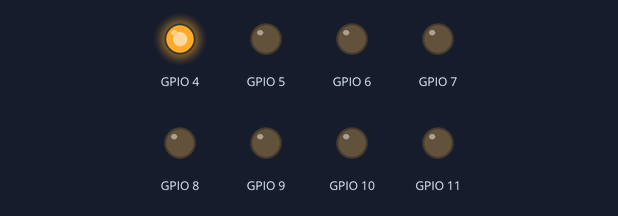
Bench run of a program on a simulated Raspberry Pi (BCM pin numbers). Parts: output pins drawn as LEDs (lit = HIGH).

Above: at 0.05 s.
At 0.65 s:
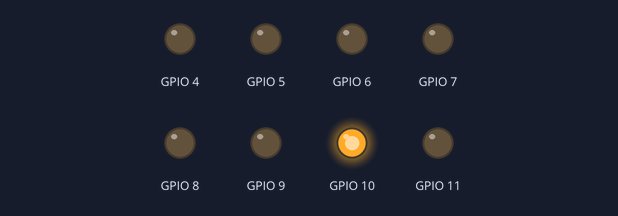
At 1.25 s:
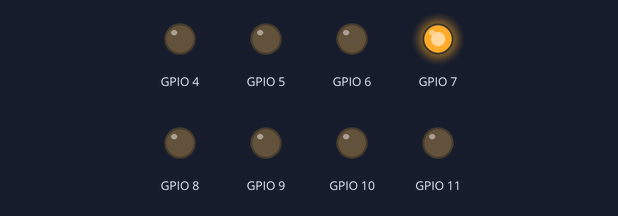
At 1.75 s:
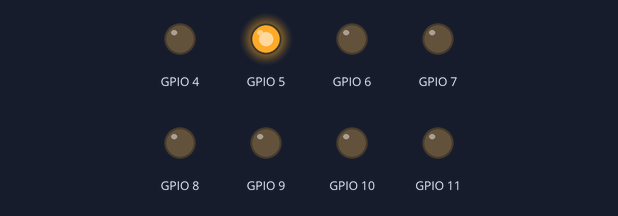
At 2.4 s:
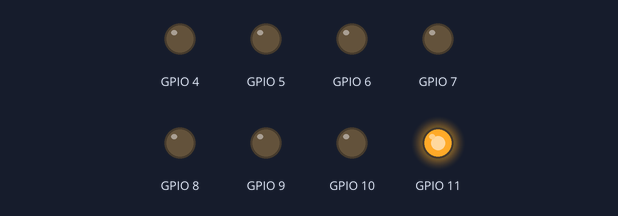
At 3.45 s:
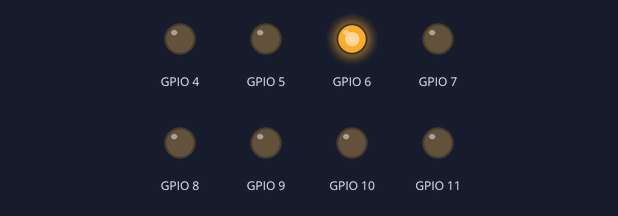
Timing chart, 0 to 3.8 s (numbered marks = the images above):
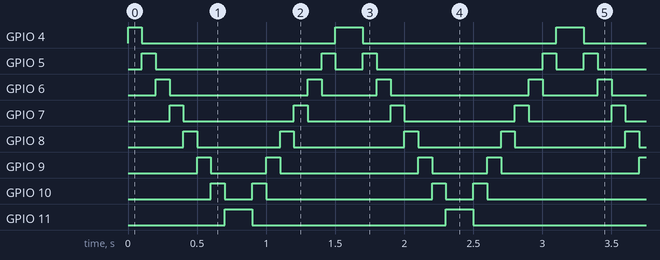

The program:

karasimsek.py
```python
#rgb.py
import time
import RPi.GPIO as GPIO

GPIO.setmode(GPIO.BCM)
GPIO.setup(4, GPIO.OUT)
GPIO.setup(5, GPIO.OUT)
GPIO.setup(6, GPIO.OUT)
GPIO.setup(7, GPIO.OUT)
GPIO.setup(8, GPIO.OUT)
GPIO.setup(9, GPIO.OUT)
GPIO.setup(10, GPIO.OUT)
GPIO.setup(11, GPIO.OUT)


while True:

    #Kirmizi
    GPIO.output(4, True)
    time.sleep(1/10)
    GPIO.output(4, False)

    GPIO.output(5, True)
    time.sleep(1/10)
    GPIO.output(5, False)

    GPIO.output(6, True)
    time.sleep(1/10)
    GPIO.output(6, False)

    GPIO.output(7, True)
    time.sleep(1/10)
    GPIO.output(7, False)

    GPIO.output(8, True)
    time.sleep(1/10)
    GPIO.output(8, False)

    GPIO.output(9, True)
    time.sleep(1/10)
    GPIO.output(9, False)

    GPIO.output(10, True)
    time.sleep(1/10)
    GPIO.output(10, False)

    GPIO.output(11, True)
    time.sleep(1/10)
    GPIO.output(11, False)

    GPIO.output(11, True)
    time.sleep(1/10)
    GPIO.output(11, False)

    GPIO.output(10, True)
    time.sleep(1/10)
    GPIO.output(10, False)

    GPIO.output(9, True)
    time.sleep(1/10)
    GPIO.output(9, False)

    GPIO.output(8, True)
    time.sleep(1/10)
    GPIO.output(8, False)

    GPIO.output(7, True)
    time.sleep(1/10)
    GPIO.output(7, False)

    GPIO.output(6, True)
    time.sleep(1/10)
    GPIO.output(6, False)

    GPIO.output(5, True)
    time.sleep(1/10)
    GPIO.output(5, False)

    GPIO.output(4, True)
    time.sleep(1/10)
    GPIO.output(4, False)
```

Measured:
- by itself, GPIO 4: repeats every 1.6 s: LOW 1.4 s, HIGH 0.20 s
- by itself, GPIO 5: repeats every 1.6 s: LOW 1.2 s, HIGH 0.10 s, LOW 0.20 s, HIGH 0.10 s
- by itself, GPIO 6: repeats every 1.6 s: LOW 1.0 s, HIGH 0.10 s, LOW 0.40 s, HIGH 0.10 s
- by itself, GPIO 7: repeats every 1.6 s: LOW 0.80 s, HIGH 0.10 s, LOW 0.60 s, HIGH 0.10 s
- by itself, GPIO 8: repeats every 1.6 s: LOW 0.60 s, HIGH 0.10 s, LOW 0.80 s, HIGH 0.10 s
- by itself, GPIO 9: repeats every 1.6 s: LOW 0.40 s, HIGH 0.10 s, LOW 1.0 s, HIGH 0.10 s
- by itself, GPIO 10: repeats every 1.6 s: LOW 0.20 s, HIGH 0.10 s, LOW 1.2 s, HIGH 0.10 s
- by itself, GPIO 11: alternates HIGH for 0.20 s and LOW for 1.4 s
